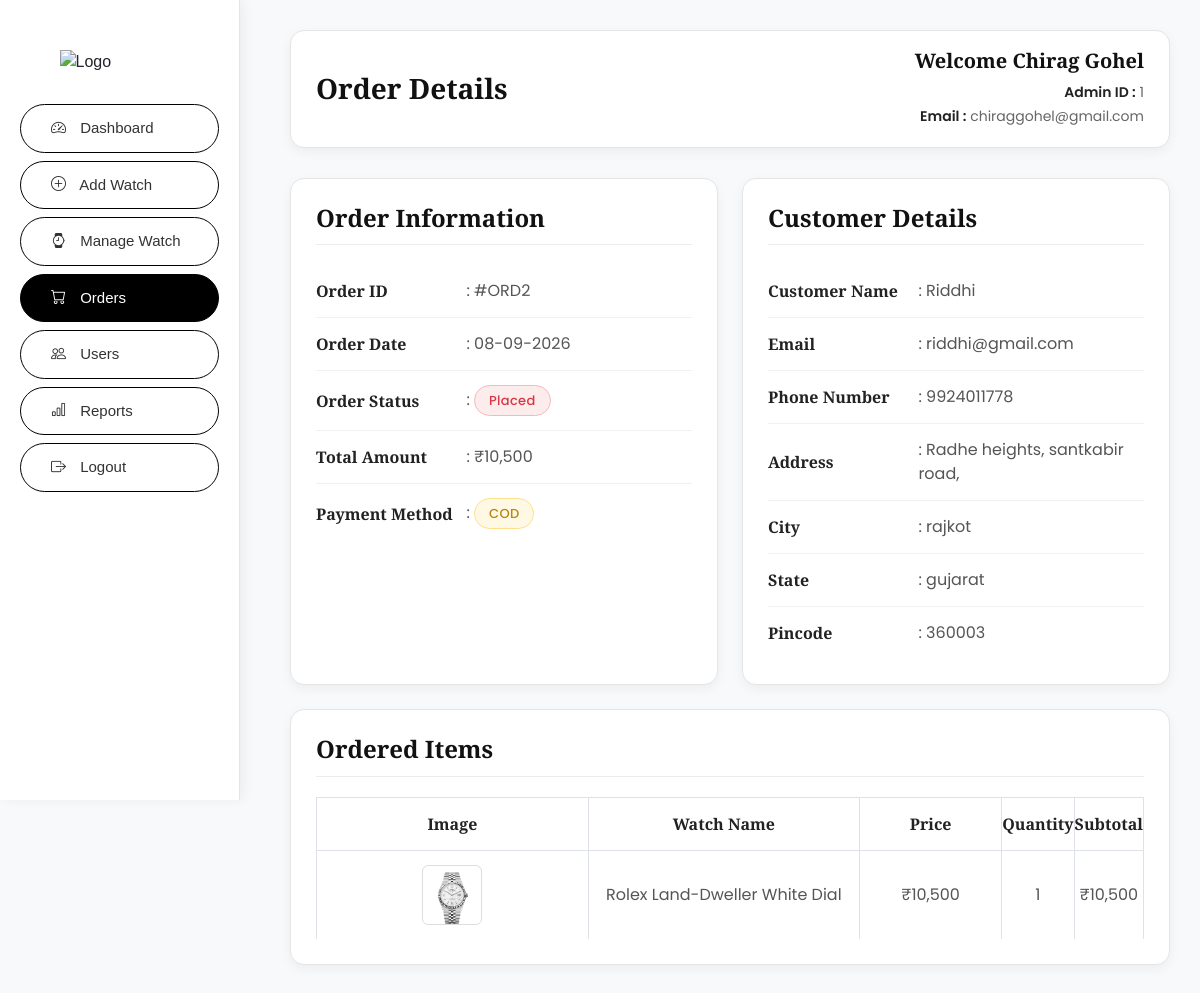
Page /admin/order-details.php?id=2 (signed in) on the committed database.
### tables this page shows
CREATE TABLE `orders` (
  `order_id` int NOT NULL,
  `user_id` int NOT NULL,
  `customer_name` varchar(100) NOT NULL,
  `phone` varchar(15) NOT NULL,
  `amount` decimal(10,2) NOT NULL,
  `payment_status` varchar(50) NOT NULL DEFAULT 'Pending',
  `order_status` varchar(50) NOT NULL DEFAULT 'Processing',
  `created_at` timestamp NULL DEFAULT CURRENT_TIMESTAMP,
  `address_id` int DEFAULT NULL
);

CREATE TABLE `users` (
  `id` int NOT NULL,
  `name` varchar(100) NOT NULL,
  `email` varchar(150) NOT NULL,
  `phone` varchar(10) NOT NULL,
  `password` varchar(255) NOT NULL,
  `created_at` timestamp NULL DEFAULT CURRENT_TIMESTAMP
);

CREATE TABLE `user_addresses` (
  `address_id` int NOT NULL,
  `user_id` int NOT NULL,
  `name` varchar(100) NOT NULL,
  `phone` varchar(15) NOT NULL,
  `address` text NOT NULL,
  `city` varchar(100) NOT NULL,
  `state` varchar(100) NOT NULL,
  `pincode` varchar(10) NOT NULL,
  `created_at` timestamp NULL DEFAULT CURRENT_TIMESTAMP
);

CREATE TABLE `order_items` (
  `order_item_id` int NOT NULL,
  `order_id` int NOT NULL,
  `watch_id` int NOT NULL,
  `quantity` int NOT NULL,
  `price` decimal(10,2) NOT NULL,
  `created_at` timestamp NULL DEFAULT CURRENT_TIMESTAMP
);

CREATE TABLE `watches` (
  `watch_id` int NOT NULL,
  `watch_name` varchar(150) NOT NULL,
  `price` decimal(10,2) NOT NULL,
  `stock` int NOT NULL DEFAULT '0',
  `description` text,
  `image` varchar(255) NOT NULL,
  `created_at` timestamp NULL DEFAULT CURRENT_TIMESTAMP
);

### admin/order-details.php (the view, shortened to what this page needs)
<?php
    include("../assets/includes/db.php");
    $order_id = isset($_GET['id']) ? intval($_GET['id']) : 0;
    $order_query = "SELECT o.*, u.email as user_email,
                           addr.address, addr.city, addr.state, addr.pincode
                    FROM orders o
                    LEFT JOIN users u ON o.user_id = u.id
                    LEFT JOIN user_addresses addr ON o.address_id = addr.address_id
                    WHERE o.order_id = '$order_id'";
    $order_res = mysqli_query($conn, $order_query);
    $order = mysqli_fetch_assoc($order_res);
    $items_query = "SELECT oi.*, w.watch_name, w.image
                    FROM order_items oi
                    JOIN watches w ON oi.watch_id = w.watch_id
                    WHERE oi.order_id = '$order_id'";
    $items_res = mysqli_query($conn, $items_query);
?>
<!DOCTYPE html>
<html lang="en">
<head>
    <link href="https://cdn.jsdelivr.net/npm/bootstrap@5.3.3/dist/css/bootstrap.min.css" rel="stylesheet"/>
    <link href="https://cdn.jsdelivr.net/npm/bootstrap-icons@1.11.3/font/bootstrap-icons.css" rel="stylesheet"/>
    <link rel="stylesheet" href="https://cdnjs.cloudflare.com/ajax/libs/font-awesome/6.5.0/css/all.min.css"/>
</head>
<body>
    <div class="sidebar">
        <img src="../assets/Images/Logo.png" alt="Logo"/>
        <a href="dashboard.php">
            <i class="bi bi-speedometer2"></i> Dashboard
        </a>
        <a href="add-watch.php"> <i class="bi bi-plus-circle"></i> Add Watch </a>
        <a href="manage-watch.php"> <i class="bi bi-watch"></i> Manage Watch </a>
        <a href="orders.php" class="active"> <i class="bi bi-cart"></i> Orders </a>
        <a href="users.php"> <i class="bi bi-people"></i> Users </a>
        <a href="reports.php"> <i class="bi bi-bar-chart"></i> Reports </a>
        <a href="../logout.php"> <i class="bi bi-box-arrow-right"></i> Logout </a>
    </div>
    <div class="main-content">
        <div class="top-navbar d-flex justify-content-between align-items-center">
            <h3>Order Details</h3>
            <div class="admin-info text-end">
                <h5>Welcome <?php echo $_SESSION['name']; ?></h5>
                <p>
                    <strong>Admin ID :</strong>
                    <?php echo isset($_SESSION['admin_id']) ? $_SESSION['admin_id'] : ''; ?>
                </p>
                <p>
                    <strong>Email :</strong>
                    <?php echo isset($_SESSION['email']) ? $_SESSION['email'] : ''; ?>
                </p>
            </div>
        </div>
        <div class="row">
            <div class="col-lg-6 mb-4">
                <div class="details-card">
                    <h4>Order Information</h4>
                    <table class="table table-borderless">
                        <tr>
                            <th width="40%">Order ID</th>
                            <td>: #ORD<?php echo $order['order_id']; ?></td>
                        </tr>
                        <tr>
                            <th>Order Date</th>
                            <td>: <?php echo date('d-m-Y', strtotime($order['created_at'])); ?></td>
                        </tr>
                        <tr>
                            <th>Order Status</th>
                            <td>:
                                <?php
                                    $st = $order['order_status'];
                                    if($st == 'Delivered') {
                                        echo '<span class="badge bg-success">Delivered</span>';
                                    } elseif($st == 'Pending') {
                                        echo '<span class="badge bg-warning text-dark">Pending</span>';
                                    } elseif($st == 'Shipped' || $st == 'Processing') {
                                        echo '<span class="badge bg-primary">'.$st.'</span>';
                                    } else {
                                        echo '<span class="badge bg-danger">'.$st.'</span>';
                                    }
                                ?>
                            </td>
                        </tr>
                        <tr>
                            <th>Total Amount</th>
                            <td>: ₹<?php echo number_format($order['amount']); ?></td>
                        </tr>
                        <tr>
                            <th>Payment Method</th>
                            <td>:
                                <span class="badge bg-warning text-dark">COD</span>
                            </td>
                        </tr>
                    </table>
                </div>
            </div>
            <div class="col-lg-6 mb-4">
                <div class="details-card">
                    <h4>Customer Details</h4>
                    <table class="table table-borderless">
                        <tr>
                            <th width="40%">Customer Name</th>
                            <td>: <?php echo htmlspecialchars($order['customer_name']); ?></td>
                        </tr>
                        <tr>
                            <th>Email</th>
                            <td>: <?php echo htmlspecialchars($order['user_email'] ? $order['user_email'] : 'N/A'); ?></td>
                        </tr>
                        <tr>
                            <th>Phone Number</th>
                            <td>: <?php echo htmlspecialchars($order['phone']); ?></td>
                        </tr>
                        <tr>
                            <th>Address</th>
                            <td>: <?php echo htmlspecialchars($order['address'] ? $order['address'] : 'N/A'); ?></td>
                        </tr>
                        <tr>
                            <th>City</th>
                            <td>: <?php echo htmlspecialchars($order['city'] ? $order['city'] : 'N/A'); ?></td>
                        </tr>
                        <tr>
                            <th>State</th>
                            <td>: <?php echo htmlspecialchars($order['state'] ? $order['state'] : 'N/A'); ?></td>
                        </tr>
                        <tr>
                            <th>Pincode</th>
                            <td>: <?php echo htmlspecialchars($order['pincode'] ? $order['pincode'] : 'N/A'); ?></td>
                        </tr>
                    </table>
                </div>
            </div>
            <div class="col-12 mb-4">
                <div class="details-card">
                    <h4>Ordered Items</h4>
                    <div class="table-responsive">
                        <table class="table table-bordered text-center align-middle">
                            <thead class="table">
                                <tr>
                                    <th>Image</th>
                                    <th>Watch Name</th>
                                    <th>Price</th>
                                    <th>Quantity</th>
                                    <th>Subtotal</th>
                                </tr>
                            </thead>
                            <tbody>
                                <?php
                                if($items_res && mysqli_num_rows($items_res) > 0) {
                                    while($item = mysqli_fetch_assoc($items_res)) {
                                        $subtotal = $item['price'] * $item['quantity'];
                                ?>
                                <tr>
                                    <td>
                                        <img src="../assets/Images/watches/<?php echo htmlspecialchars($item['image']); ?>" alt="<?php echo htmlspecialchars($item['watch_name']); ?>" style="width: 60px; height: 60px; object-fit: cover; border-radius: 6px; border: 1px solid #ddd;">
                                    </td>
                                    <td><?php echo htmlspecialchars($item['watch_name']); ?></td>
                                    <td>₹<?php echo number_format($item['price']); ?></td>
                                    <td><?php echo $item['quantity']; ?></td>
                                    <td>₹<?php echo number_format($subtotal); ?></td>
                                </tr>
                                <?php
                                    }
                                } else {
                                ?>
                                <tr>
                                    <td colspan="5">No items found for this order.</td>
                                </tr>
                                <?php } ?>
                            </tbody>
                        </table>
                    </div>
                </div>
            </div>
        </div>
    </div>
</body>
</html>

### admin/order-details.php (style rules this page uses)
html { overflow-y: scroll; }
body { background:#f8f9fa; font-family:Arial, sans-serif; }
.sidebar { position:fixed; top:0; left:0; width:240px; height:100vh; background:#fff; border-right:1px solid #e5e5e5; padding:20px; box-shadow:4px 0 12px rgba(0,0,0,.05); }
.sidebar img { width:120px; display:block; margin:30px auto 30px; }
.sidebar a { display:block; color:#333; text-decoration:none; padding:12px 30px; border:1px solid #000; border-radius:30px; margin-bottom:8px; font-size:15px; transition:.3s; }
.sidebar a i { margin-right:10px; }
.sidebar a:hover, .sidebar a.active { background:#000; color:#fff; }
.main-content { margin-left:260px; padding:30px; }
.top-navbar { background:#fff; padding:18px 25px; border-radius:14px; border:1px solid #e5e5e5; box-shadow:0 4px 12px rgba(0,0,0,.05); margin-bottom:30px; }
.top-navbar h3 { margin:0; color:#111; font-family:"Cinzel", serif; font-weight:700; }
.admin-info { text-align:right; }
.admin-info h5 { margin:0 0 8px; color:#111; font-family:"Cinzel", serif; font-weight:600; font-size:20px; }
.admin-info p { margin:0; font-size:14px; color:#666; line-height:1.7; font-family:"Poppins", sans-serif; }
.admin-info p strong { color:#222; font-weight:600; }
.details-card { background:#fff; border:1px solid #e5e5e5; border-radius:14px; padding:25px; box-shadow:0 4px 12px rgba(0,0,0,.05); transition:.3s; height:100%; }
.details-card h4 { font-family:"Cinzel", serif; color:#111; font-weight:700; margin-bottom:20px; padding-bottom:12px; border-bottom:1px solid #ececec; }
.table { margin-bottom:0; }
.table tr { border-bottom:1px solid #f1f1f1; }
.table tr:last-child { border-bottom:none; }
.table th { width:40%; font-family:"Cinzel", serif; font-weight:600; color:#222; padding:14px 0; vertical-align:middle; }
.table td { font-family:"Poppins", sans-serif; color:#555; padding:14px 0; vertical-align:middle; }
.badge { padding:8px 14px; border-radius:20px; font-size:13px; font-weight:500; letter-spacing:.3px; border:1px solid transparent; }
.bg-warning { background:#fff8e5 !important; color:#b8860b !important; border-color:#ffe08a !important; }
.bg-danger { background:#fdecec !important; color:#dc3545 !important; border-color:#f5b8bf !important; }

### rows in the picture
orders: order_id "2", created_at "08-09-2026", order_status "Placed", amount "10,500", customer_name "Riddhi", user.email "riddhi@gmail.com", phone "9924011778", address.address "Radhe heights, santkabir road,", address.city "rajkot", address.state "gujarat", address.pincode "360003"
order_items: watch.image (picture), watch.watch_name "Rolex Land-Dweller White Dial", price "10,500", quantity "1", subtotal "10,500"

### other values in the picture
$_SESSION['name'] "Chirag Gohel"
$_SESSION['admin_id'] "1"
$_SESSION['email'] "chiraggohel@gmail.com"
